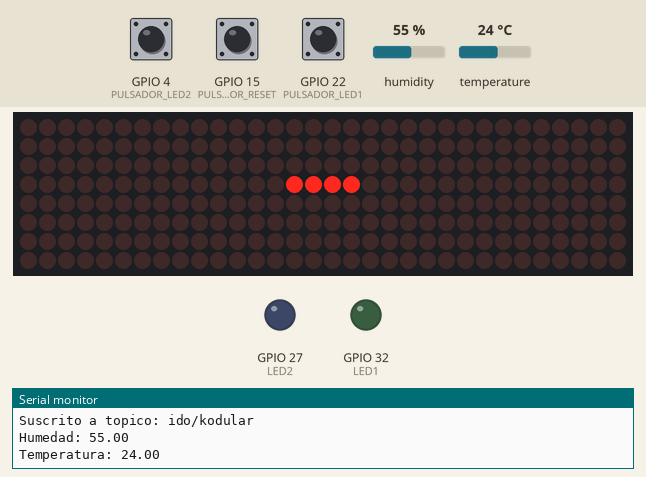
Recording of a program running on a simulated ESP32. On the bench: 32×8 LED matrix, output pins drawn as LEDs (lit = HIGH), the last lines printed to the serial monitor. The inputs (shaded band) are chosen by the test bench; at power-on: GPIO 4 (PULSADOR_LED2) HIGH, GPIO 22 (PULSADOR_LED1) HIGH, GPIO 15 (PULSADOR_RESET) HIGH, humidity 55 %, temperature 24 °C. WiFi joins after 1.5 s; servers stay silent unless stated; random numbers use the default seed unless the program sets one; no MQTT or app messages arrive unless stated.

Above: at 2.8 s.
2.9 s: GPIO 4 (PULSADOR_LED2) pulled LOW for 0.15 s
At 3.6 s:
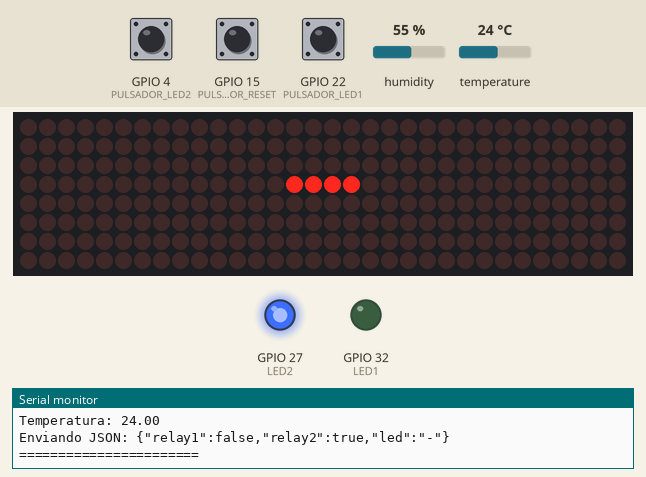
4.5 s: GPIO 22 (PULSADOR_LED1) pulled LOW for 0.15 s
At 4.8 s:
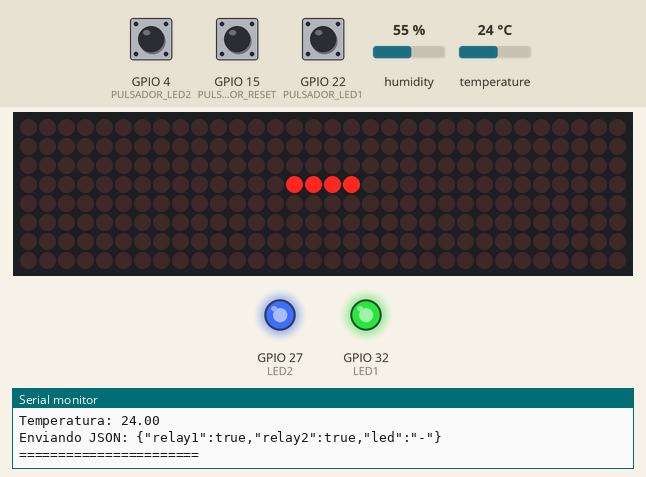
6.1 s: GPIO 4 (PULSADOR_LED2) pulled LOW for 1 s
At 7.2 s:
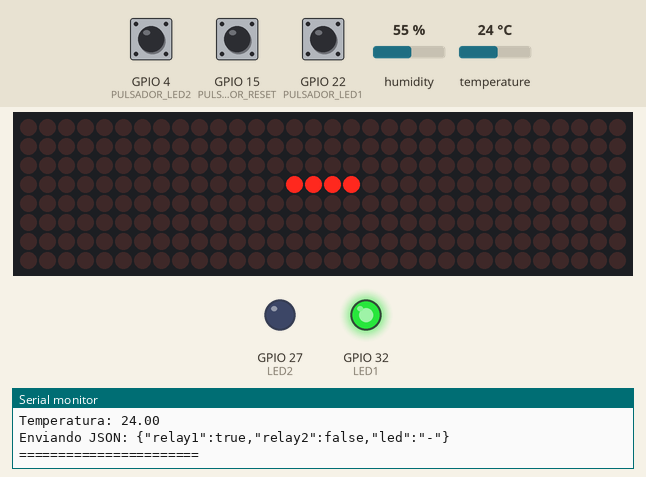
Timing chart, 0 to 9.1 s (numbered marks = the images above; inputs shaded):
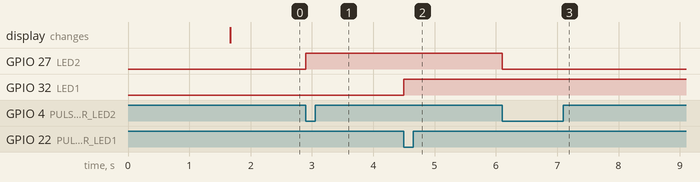

Measured:
- after the input at 2.9 s, GPIO 27 (LED2): LOW → HIGH at once
- after the input at 4.5 s, GPIO 32 (LED1): LOW → HIGH at once
- after the input at 6.1 s, GPIO 27 (LED2): HIGH → LOW at once

The program:

main.cpp
```cpp
// Proyecto y Diseño Electrónico 2025
// Instituto Don Orione
// Prof. Juan Carlos Torres

// Libreria para soporte Wi-Fi
#include <WiFi.h>
// MQTT
#include <PubSubClient.h>
// Libreria para soporte Json version 7
#include <ArduinoJson.h>
// DHT22
#include <DHTesp.h>

// Publicacion
const char* topic_pub = "ido/esp32";
// Subscripcion
const char* topic_sub = "ido/kodular";

// Credenciales Wi-Fi
const char* ssid = "Wokwi-GUEST";
const char* password = "";

// Broker MQTT
const char* mqtt_server = "broker.hivemq.com";

// Matriz de leds basada en Max7219
#include <MD_Parola.h>
#include <MD_MAX72xx.h>
#include <SPI.h>
#define HARDWARE_TYPE MD_MAX72XX::PAROLA_HW
#define MAX_DEVICES 4
#define CS_PIN 5
// Conexion SPI
MD_Parola Pantalla = MD_Parola (HARDWARE_TYPE, CS_PIN, MAX_DEVICES);

// Pulsadores
#define PULSADOR_LED1 22
#define PULSADOR_LED2 4
#define PULSADOR_RESET 15

// Leds
#define LED1 32
#define LED2 27

// Configuración del DHT22
#define DHT_PIN 13
#define DHT_TYPE DHT22
// DHT dht (DHT_PIN, DHTT_YPE);
DHTesp dht;

// Variables globales
bool EstadoP1 = false;
bool EstadoP2 = false;
bool EstadoReset = false;
String Mensaje = "-";
bool EstadoLed1 = false;
bool EstadoLed2 = false;
unsigned long UltimaLectura = 0;
const long Intervalo = 2000; // para lectura DHT
float Temperatura;
float Humedad;

WiFiClient espClient;
PubSubClient clienteMQTT (espClient);

void configurarWiFi () {
  delay(100);
  Serial.print ("Conectando a red Wi-Fi: ");
  Serial.print (ssid);
  WiFi.begin (ssid, password);
  while (WiFi.status () != WL_CONNECTED) {
    delay (300);
    Serial.print (".");
  }
  randomSeed (micros());
  Serial.println ("");
  Serial.print ("Conexion exitosa, ");
  Serial.print ("IP: ");
  Serial.println (WiFi.localIP());
}
void publicarMQTT ()
{
  // envia actulizacion de estado por MQTT
  StaticJsonDocument<300> JSONdoc;
  JsonObject JSONencoder = JSONdoc.to<JsonObject>();

  JSONencoder["relay1"] = EstadoLed1;
  JSONencoder["relay2"] = EstadoLed2;
  JSONencoder["led"] = Mensaje;

  char JSONmessageBuffer[100];
  serializeJson (JSONdoc, JSONmessageBuffer);
  clienteMQTT.publish (topic_pub, JSONmessageBuffer);
  Serial.print ("Enviando JSON: ");
  Serial.println (JSONmessageBuffer);
  Serial.println ("=======================");
}

void recibirMQTT (char* topic, byte* payload, unsigned int length)
{
  // Recibe mensaje del topico suscrito
  Serial.print ("Mensaje recibido en topico: ");
  Serial.println (topic);
  String json_received;
  Serial.print ("JSON Recibido: ");
  for (int i = 0; i < length; i++) {
    json_received += ((char)payload[i]);
    //Serial.print((char)payload[i]);
  }
  Serial.println (json_received);
  // en caso de recibir el comando 'status', se envia actualizacion
  if (json_received == "status")
      publicarMQTT ();
  else
  {
    // Parsear json
    JsonDocument root;
    deserializeJson(root, json_received);

    //get json parsed value
    //sample of json: {"device":"relay1","status":true}
    //sample of json: {"device":"led","text":"Text display"}
    Serial.print ("Commando: ");
    String device = root["device"];
    String trigger;
    // LED1
    if (device == "relay1") {
      if (root["status"] == true) {
        // encender
        digitalWrite (LED1, HIGH);
        trigger = "ON";
        EstadoLed1 = true;
      }
      else {
        // apagar
        digitalWrite (LED1, LOW);
        trigger = "OFF";
        EstadoLed1 = false;
      }
      Serial.println ("Estado " + device + ": " + trigger);
    }
    // LED2
    if (device == "relay2") {
      if (root["status"] == true)
      {
        // encender
        digitalWrite (LED2, HIGH);
        trigger = "ON";
        EstadoLed2 = true;
      }
      else {
        digitalWrite (LED2, HIGH);
        trigger = "OFF";
        EstadoLed2 = false;
      }
      Serial.println("Estado " + device + ": " + trigger);
    }
    // Pantalla
    if (device == "led") {
      // Mostrar texto
      Mensaje = root["text"].as<const char*>();
      Serial.println ("Texto a mostrar: " + Mensaje);
    }
    // Publicar estado
    publicarMQTT();
  }
}

void reconectarMQTT () {
  // Esperar a reconexion
  while (!clienteMQTT.connected()) {
    Serial.println ("Intentando conexion MQTT... ");
    // genero un ID aleatorio
    String clientId = "IDO-";
    clientId += String (random(0xffff), HEX);

    // if (client.connect(clientId,userName,passWord))
    if (clienteMQTT.connect (clientId.c_str())) {
      clienteMQTT.subscribe (topic_sub); // subscripcion a topico
      Serial.print ("Conectado a: ");
      Serial.println (mqtt_server);
      Serial.println ("Cliente MQTT generado: " + clientId);
      Serial.print ("Suscrito a topico: ");
      Serial.println (topic_sub);
    } else {
      Serial.print ("Error = ");
      Serial.print (clienteMQTT.state());
      Serial.println (", reintentando en 5 seg...");
      delay (5000);
    }
  }
}

void setup() {

  Serial.begin (115200);
  Pantalla.begin (); // matriz leds
  dht.setup (DHT_PIN, DHTesp::DHT22);
  //dht.begin (); // sensor DHT22
  configurarWiFi ();

  // inicializa cliente MQTT
  clienteMQTT.setServer (mqtt_server, 1883);
  clienteMQTT.setCallback (recibirMQTT);
  clienteMQTT.subscribe (topic_sub);

  // pulsadores
  pinMode (PULSADOR_LED1, INPUT_PULLUP);
  pinMode (PULSADOR_LED2, INPUT_PULLUP);
  pinMode (PULSADOR_RESET, INPUT_PULLUP);

  // Leds
  pinMode (LED1, OUTPUT);
  pinMode (LED2, OUTPUT);

  publicarMQTT ();
}

void loop() {
  // si se desconecto intento nuevamente
  if (!clienteMQTT.connected ())
    reconectarMQTT ();

  clienteMQTT.loop ();

  // Leer DHT22 cada 2 segundos
  if (millis() - UltimaLectura >= Intervalo) {
    TempAndHumidity lecturaDHT = dht.getTempAndHumidity ();
    Temperatura = lecturaDHT.temperature;
    Humedad = lecturaDHT.humidity;
    UltimaLectura = millis();
    Serial.print ("Humedad: ");
    Serial.println (Humedad);
    Serial.print ("Temperatura: ");
    Serial.println (Temperatura);
  }

  // Lectura pulsadores
  bool pulsadorLed1 = !digitalRead (PULSADOR_LED1);
  bool pulsadorLed2 = !digitalRead (PULSADOR_LED2);
  bool pulsadorReset = !digitalRead (PULSADOR_RESET);

  // LED1
  if (pulsadorLed1) {
    if (EstadoP1 == false) {
      if (EstadoLed1 == false) {
        // encender
        digitalWrite (LED1, HIGH);
        EstadoLed1 = true;
      }
      else {
        // apagar
        digitalWrite (LED1, LOW);
        EstadoLed1 = false;
      }
      // toggleo variable
      EstadoP1 = true;
      publicarMQTT ();
      delay (300); // antirrebote
    }
  }
  else {
    if (EstadoP1)
      EstadoP1 = false;
  }
  // LED 2
  if (pulsadorLed2) {
    if (EstadoP2 == false) {
      if (EstadoLed2 == false) {
        // enciendo
        digitalWrite (LED2, HIGH);
        EstadoLed2 = true;
      }
      else {
        // apago
        digitalWrite (LED2, LOW);
        EstadoLed2 = false;
      }
      // toggleo variable
      EstadoP2 = true;
      publicarMQTT ();
      delay (300);
    }
  }
  else {
    if (EstadoP2 == true)
      EstadoP2 = false;
  }

  // Limpiar pantalla
  if (pulsadorReset) {
    Serial.println ("Reset");
    if (EstadoReset == false) {
      EstadoReset = true;
      Mensaje = "-";
      Pantalla.print ("-");
      publicarMQTT ();
      delay (300);
    }
  }
  else {
    if (EstadoReset == true)
      EstadoReset = false;
  }

  // Mostrar mensaje
  // si es un mensaje corto, lo centra
  if (Mensaje.length() < 10) {
    Pantalla.setTextAlignment (PA_CENTER);
    Pantalla.print (Mensaje.c_str());
  }
  else {
    if (Pantalla.displayAnimate())
      Pantalla.displayText (Mensaje.c_str(), PA_LEFT, 100, 100, PA_SCROLL_LEFT, PA_SCROLL_LEFT);
  }
}
```
